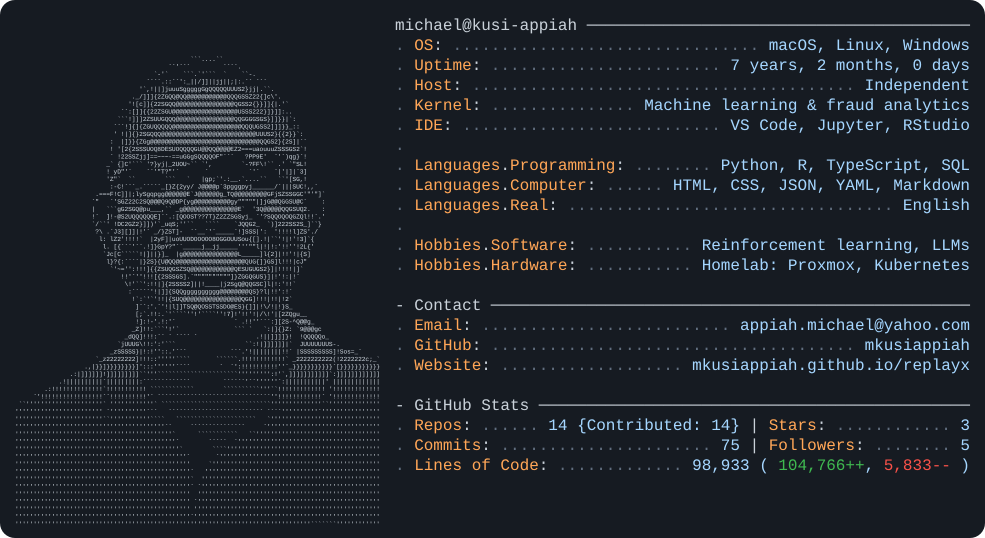
#> input picture dark_mode.png, 1970 x 1076 px (shown at 1/2 size)
$ python ascii_portrait.py ../dark_mode.png --mode dark
#> lines starting #> are read from the running program, lines starting #| are printed output that depends on the picture; after the words box and inside, x2 and y2 are one past the last pixel; in counts of white or black regions, pixels touching at a corner belong together
"""Turn a portrait photo into the ASCII art on the profile card.

Usage: python tools/ascii_portrait.py photo.jpg --mode dark|light [--cols 76] [--rows 52] [--crop L T R B] > art/dark.txt

How it keeps a face recognisable:
- The plain backdrop is keyed out by its colour (sampled from the top corners) and left blank.
- Contrast is set twice: across the person (histogram equalisation), then locally, so eyes, glasses, nose and smile stand out from
  the skin around them whatever the lighting.
- Every character cell is compared with how each printable character actually looks in a monospace font (rendered with Pillow),
  and the closest one in shape and darkness is used: edges become / \\ ( ) _ | and similar instead of a flat shade.
- On the dark card characters are light ink, so bright areas get more ink; on the light card dark areas do.
Lines are padded to the full width, so the card can stretch each one to the same length in any font.
--shades also writes each cell's brightness as a letter (a darkest to x brightest, a space for the backdrop): the terminal card
colours each character with it, which makes a small portrait much easier to recognise.
Needs Pillow, numpy and scipy; the daily stats job does not.
"""
import argparse
from pathlib import Path

import numpy as np
from PIL import Image, ImageDraw, ImageFont
from scipy import ndimage

CHARS = [chr(code) for code in range(32, 127)]
FONTS = ['/System/Library/Fonts/Menlo.ttc', '/usr/share/fonts/truetype/dejavu/DejaVuSansMono.ttf', 'C:/Windows/Fonts/consola.ttf']
LINE = 1.2                         # line height / font size, as the card draws the portrait


def glyphs(cell_w, cell_h):
    """How much ink each character puts in each pixel of a cell_w x cell_h cell: (characters, cell_h, cell_w), 0 to 1."""
    path = next(font for font in FONTS if Path(font).exists())
    size = 96
    font = ImageFont.truetype(path, size)
    width, height = round(font.getlength('M')), round(size * LINE)
    ascent, descent = font.getmetrics()
    maps = []
    for char in CHARS:
        image = Image.new('L', (width, height), 0)
        ImageDraw.Draw(image).text((0, (height - ascent - descent) / 2), char, fill=255, font=font)
        maps.append(np.asarray(image.resize((cell_w, cell_h), Image.BOX), dtype=np.float32) / 255)
    return np.stack(maps)


def person(rgb, tolerance):
    """1 for the person, 0 for the backdrop, from the distance to the top corners' colour; edges softened by a pixel."""
    h, w, _ = rgb.shape
    corners = np.array([rgb[2, 2], rgb[2, w - 3], rgb[h // 4, 2], rgb[h // 4, w - 3]])
    distance = np.abs(rgb - corners.mean(axis=0)).sum(axis=2)
    mask = ndimage.median_filter((distance > tolerance).astype(np.float32), size=5)
    mask = ndimage.binary_fill_holes(mask > 0.5).astype(np.float32)
    return ndimage.gaussian_filter(mask, 0.8)


def tone(rgb, mask, local, head):
    """Brightness of the person from 0 to 1: equalised over the head, then with local contrast mixed in."""
    lum = rgb @ np.array([0.2126, 0.7152, 0.0722], dtype=np.float32)
    h = lum.shape[0]
    sample = lum[: int(h * head)][mask[: int(h * head)] > 0.5]
    ranks = np.searchsorted(np.sort(sample), lum) / max(1, sample.size)        # equalised: the head spans the whole range
    blur = ndimage.gaussian_filter(ranks, sigma=max(2.0, h / 40))
    spread = np.sqrt(ndimage.gaussian_filter((ranks - blur) ** 2, sigma=max(2.0, h / 40))) + 0.05
    # local contrast boosts edges (features against their surroundings) and leaves flat areas as they are
    return np.clip(ranks + local * 0.35 * np.clip((ranks - blur) / spread, -2, 2), 0, 1)


def portrait(photo, cols, rows, mode, crop=None, tolerance=110, local=0.45, head=0.55, cell=(6, 12), tone_weight=6.0, neck=0.6, body=None,
             gamma=0.8, outline=0.6):
#> called with photo = '../dark_mode.png', cols = 76, rows = 52, mode = 'dark', tolerance = 110, local = 0.45, head = 0.55, cell = (6, 12)
    body = body if body is not None else (0.2 if mode == 'dark' else 1.0)    # a white shirt on the light card is already quiet
    cell_w, cell_h = cell
    image = Image.open(photo).convert('RGB')
    if crop:
        image = image.crop(crop)
    image = image.resize((cols * cell_w, rows * cell_h), Image.LANCZOS)
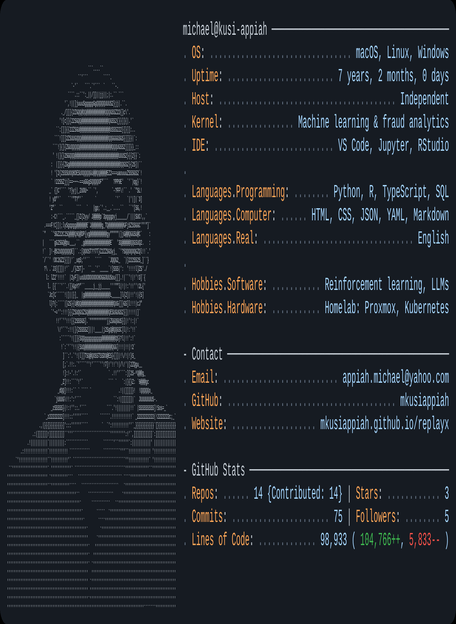
#> image: PIL image 456x624 RGB; mean R, G, B 31, 36, 42.8
    rgb = np.asarray(image, dtype=np.float32) / 255
    mask = person(rgb, tolerance / 255)
#> in person, `corners = np.array([rgb[2, 2], rgb[2, w - 3], rgb[h // 4, 2], rgb[h //..`: corners = [[0.00392, 0.00392, 0.00392], [0.00392, 0.00392, 0.00392], [0.0863, 0.106, 0.133], [0.0863, 0.106, 0.133]]
#> in person, `mask = ndimage.median_filter((distance > tolerance).astype(np.float32)..`:
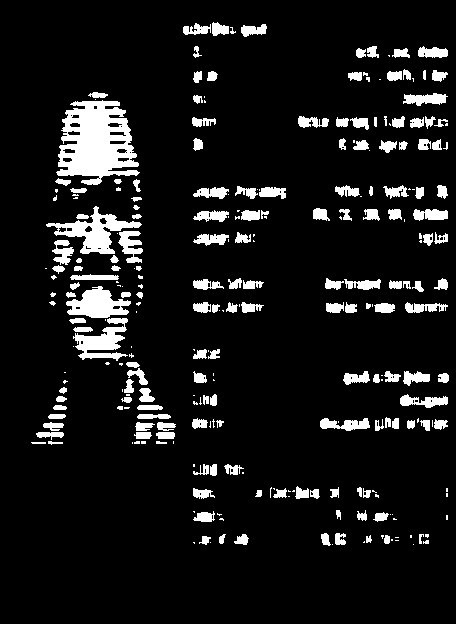
#> mask: shape (624, 456) float32; values 0 (black) and 1 (white), 9.4% white; 276 white regions (110 under 20 px), largest, box (x1, y1, x2, y2) and area: (56, 100, 140, 185) 4518, (46, 206, 142, 254) 1570, (66, 286, 131, 318) 1216
#> in person, `mask = ndimage.binary_fill_holes(mask > 0.5).astype(np.float32)`: mask: shape (624, 456) float32; values 0 (black) and 1 (white), 9.6% white; 276 white regions (110 under 20 px), largest, box (x1, y1, x2, y2) and area: (56, 100, 140, 185) 4888, (46, 206, 142, 254) 1681, (66, 286, 131, 318) 1243
    light = tone(rgb, mask, local, head)
#> in tone, `spread = np.sqrt(ndimage.gaussian_filter((ranks - blur) ** 2, sigma=ma..`:
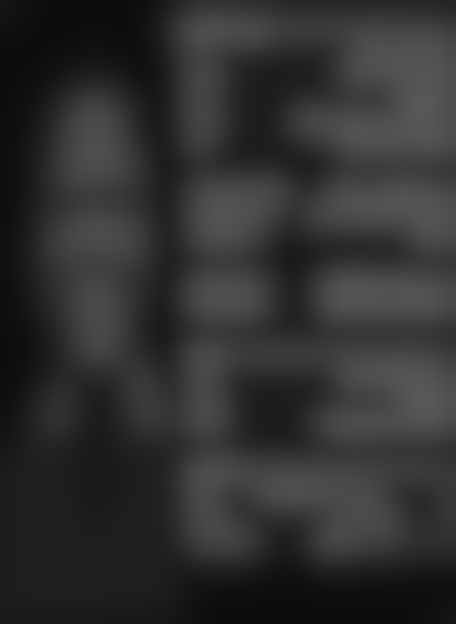
#> spread: shape (624, 456) float64; min 0.0501, max 0.347, mean 0.191
#> in tone, `return np.clip(ranks + local * 0.35 * np.clip((ranks - blur) / spread,..`:
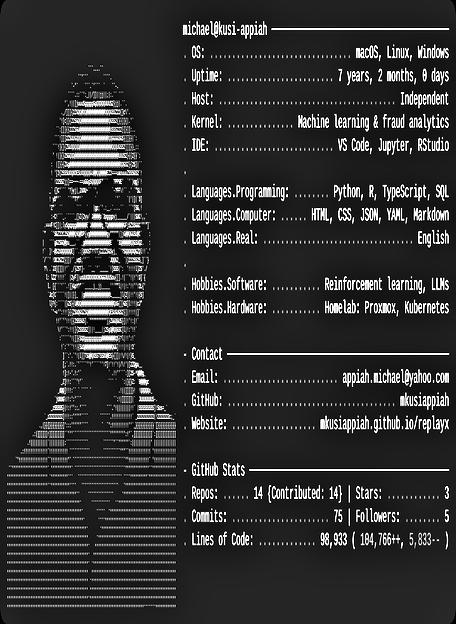
#> returned value: shape (624, 456) float64; min 0, max 1, mean 0.193
    if mode == 'dark':
        light = light ** gamma                                                  # light ink on black: lift the face's mid-tones
    ink = (light if mode == 'dark' else 1 - light) * mask                       # the backdrop carries no ink
    # a clean silhouette: a line just inside the edge of the person, so head and shoulders read at a glance
    inside = mask > 0.5
#> inside: shape (624, 456) bool; 9.5% white; 217 white regions (65 under 20 px), largest, box (x1, y1, x2, y2) and area: (57, 101, 139, 185) 4894, (46, 206, 141, 254) 1684, (66, 286, 131, 318) 1244
    edge = inside & ~ndimage.binary_erosion(inside, iterations=max(1, cell_w // 3), border_value=1)   # the photo's own edge is no outline
#> edge: shape (624, 456) bool; 5.2% white in thin lines or dots, all inside (x1, y1, x2, y2) = (32, 23, 449, 546)
    ink = np.maximum(ink, outline * edge)
    # the body is quieter than the face: below the neck, ink fades to ``body`` of its value, so a bright shirt does not outshine it
    fade = np.clip((np.arange(ink.shape[0]) / ink.shape[0] - neck) / 0.15, 0, 1)[:, None]
#> fade = 624 values from 0 to 1
    ink = ink * (1 - (1 - body) * fade)
    maps = glyphs(cell_w, cell_h)
#> after the loop in glyphs, `for char in CHARS:`:
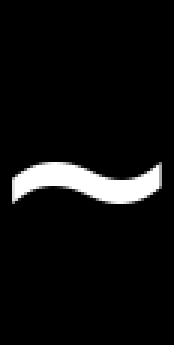
#> image: PIL image 58x115 L (shown 3 times larger); min 0, max 255, mean 15.4
#> after the loop in glyphs, `for char in CHARS:`: maps = 95 items
    coverage = maps.mean(axis=(1, 2))
#> coverage = 95 values, max 0.274 at index 34, min 0 at index 0, mean 0.162
    patches = ink.reshape(rows, cell_h, cols, cell_w).transpose(0, 2, 1, 3).reshape(rows * cols, cell_h, cell_w)
    # Darkness first: a cell's ink, scaled to what the densest character can carry, must match the character's coverage.
    # Then shape, among characters of about that darkness: the slightly blurred pattern of the cell (its ink less its mean)
    # against each character's, so a strong edge picks / \ ( ) _ | rather than any character of the right darkness.
    target = patches.mean(axis=(1, 2)) * coverage.max()
#> target = 3952 values, max 0.203 at index 2145, min 0 at index 0, mean 0.0165
    soften = lambda stack: ndimage.gaussian_filter(stack, sigma=(0, 0.8, 0.8))
    shape_p = soften(patches - patches.mean(axis=(1, 2), keepdims=True)).reshape(len(patches), -1) * coverage.max()
    shape_g = soften(maps - coverage[:, None, None]).reshape(len(maps), -1)
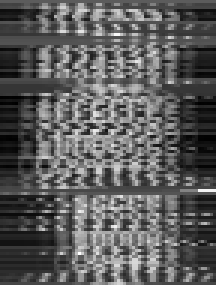
#> shape_g: shape (95, 72) float32 (shown 3 times larger); min -0.273, max 0.483, mean -2.09e-10; drawn with min black and max white
    tone_cost = (target[:, None] - coverage[None, :]) ** 2 * shape_p.shape[1]
    shape_cost = (shape_g ** 2).sum(axis=1)[None, :] - 2 * shape_p @ shape_g.T
    best = np.argmin(tone_weight * tone_cost + shape_cost, axis=1)
#> best = 3952 values, max 94 at index 621, min 0 at index 0, mean 7.56
    lines = [''.join(CHARS[index] for index in best[row * cols:(row + 1) * cols]) for row in range(rows)]
    cells = lambda image: image.reshape(rows, cell_h, cols, cell_w).mean(axis=(1, 3))
    level, person_share = np.clip((cells(light) * 24).astype(int), 0, 23), cells(mask)
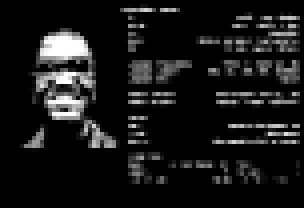
#> person_share: shape (52, 76) float32 (shown 4 times larger); min 0, max 1, mean 0.0962
    shades = [''.join(' ' if person_share[row, col] < 0.3 else chr(ord('a') + level[row, col]) for col in range(cols)) for row in range(rows)]
    return lines, shades


if __name__ == '__main__':
    parser = argparse.ArgumentParser(description=__doc__.split('\n')[0])
    parser.add_argument('photo')
    parser.add_argument('--mode', choices=('dark', 'light'), required=True, help='the card the art is for')
    parser.add_argument('--cols', type=int, default=76)
    parser.add_argument('--rows', type=int, default=52)
    parser.add_argument('--crop', type=int, nargs=4, metavar=('LEFT', 'TOP', 'RIGHT', 'BOTTOM'), help='crop box in pixels, before conversion')
    parser.add_argument('--tolerance', type=int, default=110, help='how far from the backdrop colour still counts as backdrop')
    parser.add_argument('--local', type=float, default=0.45, help='how much local contrast to mix in, 0 to 1')
    parser.add_argument('--shades', type=Path, help='also write each cell\'s brightness (a to x) to this file')
    args = parser.parse_args()
    lines, shades = portrait(args.photo, args.cols, args.rows, args.mode, args.crop, args.tolerance, args.local)
#> lines = 52 items; shades = 52 items
    print('\n'.join(lines))
#|                               !cJirJ2i: i}ci:
#|                                                               .
#|                                 !`                         ?c?l  :??.'C?7Y!
#|                                                                    .    .
#|                                 ?!:Y`
    if args.shades:
        args.shades.write_text('\n'.join(shades) + '\n')
